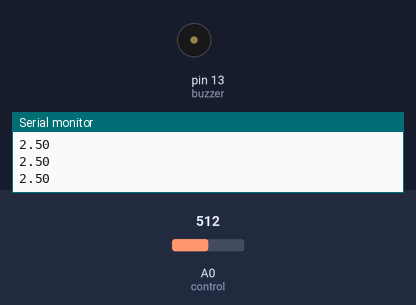
Recording of a sketch running on a simulated Arduino Uno, built with avr-gcc and run on an emulated ATmega328P. Shown: buzzer (waves = sounding, pin HIGH), the last lines printed to the serial monitor. The test bench sets the inputs (shaded band); at power-on: A0 (control) = 512.

Above: at 1.2 s.
1.3 s: A0 (control) set to 606
2.8 s: A0 (control) set to 627
At 3.7 s:
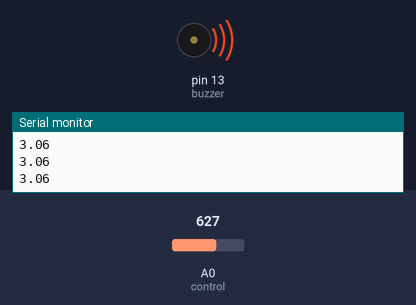
4.3 s: A0 (control) set to 520
5.8 s: A0 (control) set to 505
At 7.0 s:
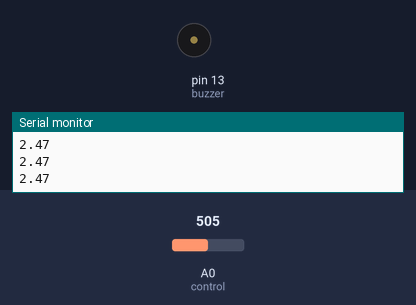
7.3 s: A0 (control) set to 716
At 8.4 s:
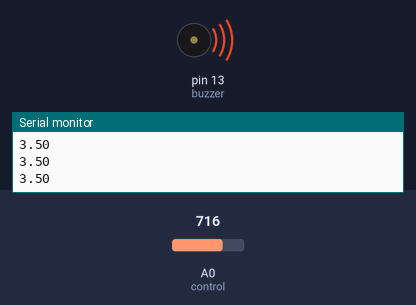
Timing chart, 0 to 9.8 s (numbered marks = the images above; inputs shaded):
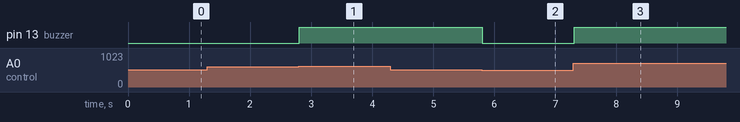

Measured:
- the behaviour switches between 613 and 614 on A0 (control) (found by bisection; images 0 and 1)
- the behaviour switches between 512 and 511 on A0 (control) (found by bisection; images 1 and 2)
- after the input at 2.8 s, pin 13 (buzzer): LOW → HIGH at once
- after the input at 5.8 s, pin 13 (buzzer): HIGH → LOW at once
- after the input at 7.3 s, pin 13 (buzzer): LOW → HIGH at once

The sketch:

sketch_oct08a.ino
```cpp
    int buzzer = 13;
    int control = A0;
    float val=0;

    void setup() {
      Serial.begin(9600);
      pinMode (buzzer, OUTPUT);
    }

    void loop () {
       val = analogRead(control)*(5.0/1023.0);
       Serial.println(val);
       if(val>=3.0){
       digitalWrite(buzzer, HIGH);
       delay(10);
       }
       if(val<=2.5){
      digitalWrite(buzzer, LOW);
      delay(10);
       }

    }
```
